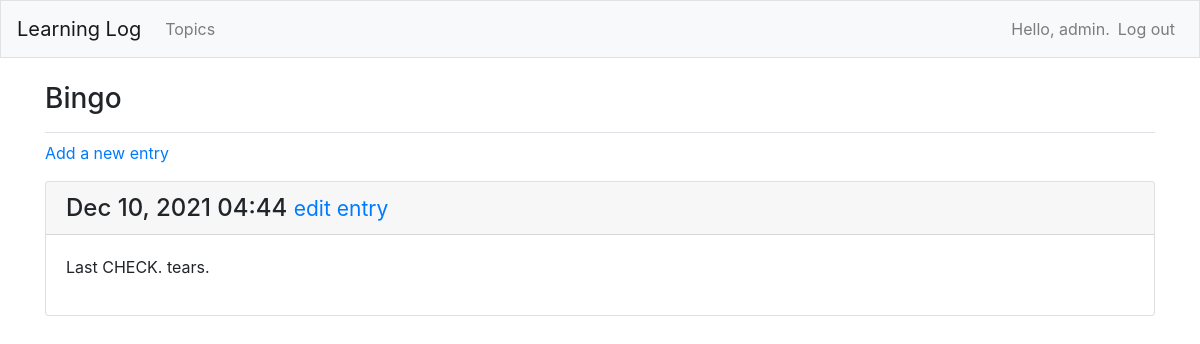
Screenshot of /topics/5/ (signed in) with the database file from the repository.
### MainApp/models.py (models this page shows, shortened)
class Topic(models.Model):  # has two fields, one text and one with date
    text = models.CharField(max_length=200)
    date_added = models.DateTimeField(auto_now_add=True)
    owner = models.ForeignKey(User, on_delete=models.CASCADE) #migrate!!
    def __str__(self):
        return self.text  # returns name of topic

class Entry(models.Model):
    topic = models.ForeignKey(Topic,on_delete=models.CASCADE)
    text = models.TextField()
    date_added = models.DateTimeField(auto_now_add=True)
    class Meta:
        verbose_name_plural = 'entries'

### MainApp/views.py (the view)
# urls.py: path('topics/<int:topic_id>/',views.topic,name='topic'), #to load individual topics, the id separates chess from rock climbing
@login_required
def topic(request,topic_id): #the id 1 or 2 gets passed to this function and works on it accordingly
    topic = get_object_or_404(Topic, id=topic_id)
    if topic.owner != request.user:
        raise Http404
    entries = topic.entry_set.order_by('-date_added') #this will give all entries realted to that id (topic)
    context = {'topic':topic, 'entries':entries}
    return render(request, 'MainApp/topic.html', context)

### MainApp/templates/MainApp/topic.html (shortened to what this page needs)
{% extends "MainApp/base.html" %}
{% block page_header %}
<h3>{{ topic }}</h3>
{% endblock page_header %}
{% block content %}
<p>
    <a href="{% url 'MainApp:new_entry' topic.id %}">Add a new entry</a>
</p>
{% for e in entries %}
<div class="card mb-3">
    <h4 class="card-header">
        {{ e.date_added|date:'M d, Y H:i' }}
        <small><a href="{% url 'MainApp:edit_entry' e.id %}">
                edit entry</a></small>
    </h4>
    <div class="card-body">
        {{ e.text|linebreaks }}
    </div>
</div>
{% empty %}
<p>There are no entries for this topic yet.</p>
{% endfor %}
{% endblock content %}

### MainApp/templates/MainApp/base.html (shortened to what this page needs)
{% load bootstrap4 %}
<!doctype html>
<html lang="en">
<head>
    {% bootstrap_css %}
</head>
<body>
    <nav class="navbar navbar-expand-md navbar-light bg-light mb-4 border">
        <a class="navbar-brand" href="{% url 'MainApp:index'%}">
            Learning Log</a>
        <div class="collapse navbar-collapse" id="navbarCollapse">
            <ul class="navbar-nav mr-auto">
                <li class="nav-item">
                    <a class="nav-link" href="{% url 'MainApp:topics'%}">
                        Topics</a>
                </li>
            </ul>
            <ul class="navbar-nav ml-auto">
                {% if user.is_authenticated %}
                <li class="nav-item">
                    <span class="navbar-text" }">Hello, {{ user.username }}.</span>
                </li>
                <li class="nav-item">
                    <a class="nav-link" href="{% url 'users:logout' %}">Log out</a>
                </li>
                {% endif %}
            </ul>
        </div>
    </nav>
    <main role="main" class="container">
        <div class="pb-2 mb-2 border-bottom">
            {% block page_header %}{% endblock page_header %}
        </div>
        <div>
            {% block content %}{% endblock content %}
        </div>
    </main>
</body>
</html>

### rows the page displays
Topic: text "Bingo"
Entry: date_added "Dec 10, 2021 04:44", text "Last CHECK. tears."

### other values shown
{{ user.username }} "admin"
